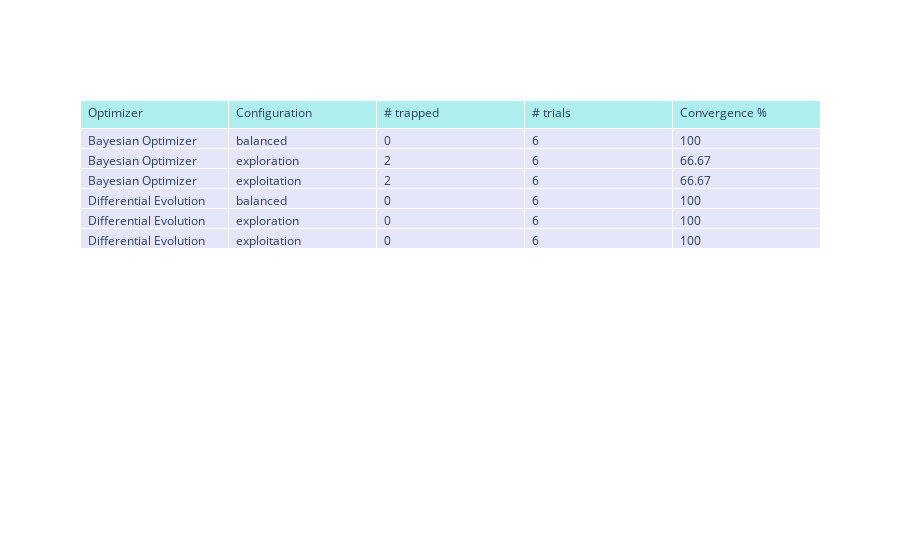

The notebook cell saved with this chart:
### Code cell
header = [
    "Optimizer",
    "Configuration",
    "# trapped",
    "# trials",
    "Convergence %",
]

rows = []

CONFIGS_NAMES = ["balanced", "exploration", "exploitation"]
for trial_index in range(1, 2):
    for config_index, config in enumerate(
        [
            bo_results.config_1,
            bo_results.config_2,
            bo_results.config_3,
        ]
    ):
        trial = config.trial_1
        rows.append(
            [
                "Bayesian Optimizer",
                CONFIGS_NAMES[config_index],
                trial.non_converging_count,
                trial.trials_count,
                np.round(
                    (
                        (trial.trials_count - trial.non_converging_count)
                        / trial.trials_count
                    ),
                    4,
                )
                * 100,
            ]
        )

    for config_index, config in enumerate(
        [
            de_results.config_1,
            de_results.config_2,
            de_results.config_3,
        ]
    ):
        trial = config.trial_1
        rows.append(
            [
                "Differential Evolution",
                CONFIGS_NAMES[config_index],
                trial.non_converging_count,
                trial.trials_count,
                np.round(
                    (
                        (trial.trials_count - trial.non_converging_count)
                        / trial.trials_count
                    ),
                    4,
                )
                * 100,
            ]
        )


fig = go.Figure(
    data=[
        go.Table(
            header=dict(
                values=header, fill_color="paleturquoise", align="left"
            ),
            cells=dict(
                values=list(zip(*rows)), fill_color="lavender", align="left"
            ),
        )
    ]
)

fig.show()

### Figure 1 — Plotly figure (JSON) as saved in the notebook; plotly's stock layout.template omitted (floating-point values rounded to 4 significant figures)
{"data": [{"cells": {"align": "left", "fill": {"color": "lavender"}, "values": [["Bayesian Optimizer", "Bayesian Optimizer", "Bayesian Optimizer", "Differential Evolution", "Differential Evolution", "Differential Evolution"], ["balanced", "exploration", "exploitation", "balanced", "exploration", "exploitation"], [0, 2, 2, 0, 0, 0], [6, 6, 6, 6, 6, 6], [100, 66.67, 66.67, 100, 100, 100]]}, "header": {"align": "left", "fill": {"color": "paleturquoise"}, "values": ["Optimizer", "Configuration", "# trapped", "# trials", "Convergence %"]}, "type": "table"}], "layout": {}}
